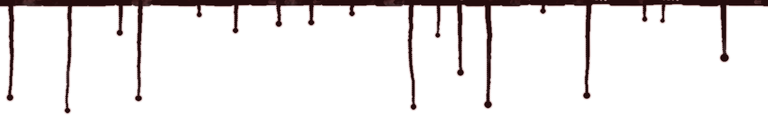
#> input picture game/assets/ui/panel_drip.png, 768 x 128 px, given in place of splatter.png, which was not available
$ python ui_menu_blood.py ../game/assets/ui/panel_drip.png
#> lines starting #> are read from the running program, lines starting #| are printed output that depends on the picture
#> in main, `sheet = Image.new("RGBA", SIZE, (0, 0, 0, 0))`: sheet: PIL image 1600x900 RGBA; every value is 0
"""Interior 0.31: the blood on the main screen, from the game's own realistic liquid graphics
(game/assets/horror_textures/liquid: splatter with drips, drag smear, pool; see licenses/HORROR_TEXTURES.md).

    python -I tools/ui_menu_blood.py [preview]

Writes game/assets/ui/menu_blood.png (1600 x 900, RGBA): a spatter with runs in the upper right, a smaller one low on
the right, a long drag along the bottom and a shorter one down the right edge, a pool running off the corner. Dried
and dark, thin enough to be drawn over the menu's street; the left third, where the title and the menu are, is clean.
(It replaces the drawn version tools/ui_assets.py makes; run this after that one.)
"""
import os
import sys

from PIL import Image, ImageEnhance

ROOT = os.path.abspath(os.path.join(os.path.dirname(os.path.abspath(__file__)), ".."))
SRC = os.path.join(ROOT, "game", "assets", "horror_textures", "liquid")
OUT = os.path.join(ROOT, "game", "assets", "ui", "menu_blood.png")
SIZE = (1600, 900)


def piece(name, width, turn=0.0, flip=False, strength=1.0, dark=0.6):
#> called with name = 'splatter.png', width = 660, turn = 8, flip = False, strength = 0.74, dark = 0.6
    im = Image.open(os.path.join(SRC, name)).convert("RGBA")
#> im is the input picture: PIL image 768x128 RGBA; mean R, G, B, A 7.2, 0.1, 0.3, 19.9
    if flip:
        im = im.transpose(Image.FLIP_LEFT_RIGHT)
    im = im.resize((width, int(im.height * width / im.width)), Image.LANCZOS)
#> im: PIL image 660x110 RGBA
    if turn:
        im = im.rotate(turn, resample=Image.BICUBIC, expand=True)
#> im: PIL image 670x202 RGBA
    r, g, b, a = im.split()
    rgb = ImageEnhance.Brightness(Image.merge("RGB", (r, g, b))).enhance(dark)
    rgb = ImageEnhance.Color(rgb).enhance(0.85)
    a = a.point(lambda v: int(v * strength))
    return Image.merge("RGBA", (*rgb.split(), a))


def stretch(im, sx, sy):
    return im.resize((int(im.width * sx), int(im.height * sy)), Image.LANCZOS)


def main():
    sheet = Image.new("RGBA", SIZE, (0, 0, 0, 0))

    def put(im, x, y):
#> called with x = 960, y = -150
        layer = Image.new("RGBA", SIZE, (0, 0, 0, 0))
        layer.paste(im, (int(x), int(y)))
        sheet.alpha_composite(layer)

    # The spatter in the upper right, its runs going down.
    put(piece("splatter.png", 660, turn=8, strength=0.74), 960, -150)
    # A smaller one low on the right, thrown the other way.
    put(piece("splatter.png", 380, turn=150, flip=True, strength=0.55), 1210, 470)
    # Something was dragged along the bottom, from the right toward the middle...
    put(stretch(piece("drag_smear.png", 760, turn=3, flip=True, strength=0.6), 1.5, 0.62), 470, 590)
#> call 3 of piece, with name = 'drag_smear.png', width = 760, turn = 3, flip = True, strength = 0.6, dark = 0.6
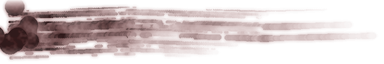
#> input picture game/assets/ui/smear.png, 384 x 64 px, given in place of drag_smear.png, which was not available
#> in piece, im is the input picture: PIL image 384x64 RGBA; mean R, G, B, A 49.7, 1.2, 1.7, 49.9
#> in piece (call 3), `rgb = ImageEnhance.Brightness(Image.merge("RGB", (r, g, b))).enhance(d..`:
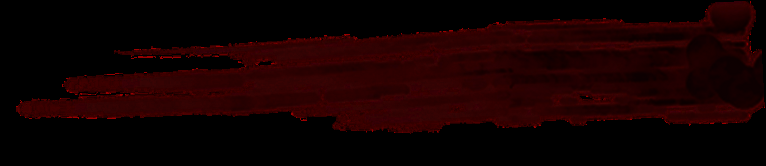
#> rgb: PIL image 766x166 RGB; mean R, G, B 21.1, 0.3, 0.5
#> in piece (call 3), `return Image.merge("RGBA", (*rgb.split(), a))`:
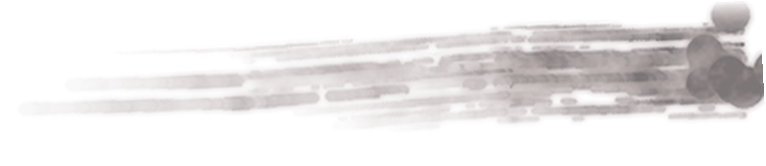
#> returned value: PIL image 766x166 RGBA; mean R, G, B, A 18.7, 1, 1.2, 22.2; transparent parts drawn white
#> in stretch, `return im.resize((int(im.width * sx), int(im.height * sy)), Image.LANC..`:
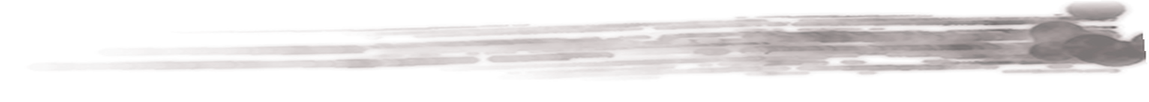
#> returned value: PIL image 1149x102 RGBA; mean R, G, B, A 18.2, 0.5, 0.6, 22.2; transparent parts drawn white
#> call 3 of put, with x = 470, y = 590
#> in put (call 3), `layer.paste(im, (int(x), int(y)))`:
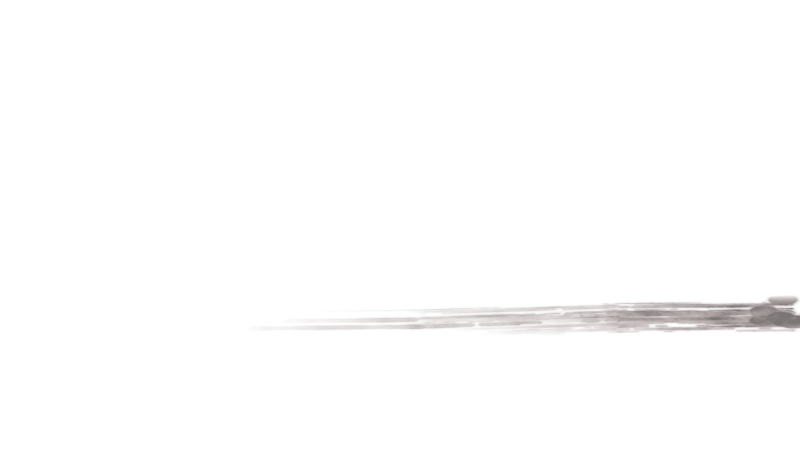
#> layer: PIL image 1600x900 RGBA (shown at 1/2 size); mean R, G, B, A 1.5, 0, 0, 1.8; transparent parts drawn white
    # ...and down the right edge.
    put(stretch(piece("drag_smear.png", 420, turn=-86, strength=0.42), 0.7, 1.15), 1310, 170)
#> call 4 of piece, with name = 'drag_smear.png', width = 420, turn = -86, flip = False, strength = 0.42, dark = 0.6
#> in piece (call 4), `im = im.rotate(turn, resample=Image.BICUBIC, expand=True)`:
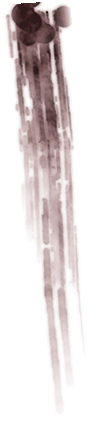
#> im: PIL image 100x424 RGBA; mean R, G, B, A 32.2, 0.7, 0.9, 34.4; transparent parts drawn white
#> in piece (call 4), `r, g, b, a = im.split()`:
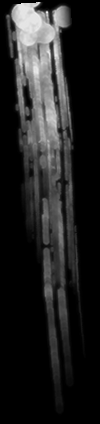
#> a: PIL image 100x424 L; min 0, max 240, mean 34.4
    # A pool, most of it off the corner.
    put(piece("pool.png", 520, turn=20, strength=0.62, dark=0.5), 1290, 690)
    # The left of the screen stays clean: fade everything out toward it.
    alpha = sheet.getchannel("A")
    ramp = Image.new("L", SIZE)
    px = ramp.load()
    for x in range(SIZE[0]):
        t = min(1.0, max(0.0, (x - 430.0) / 330.0))
        v = int(255 * t * t * (3.0 - 2.0 * t))
        for y in range(SIZE[1]):
            px[x, y] = v
    from PIL import ImageChops
    sheet.putalpha(ImageChops.multiply(alpha, ramp))
    sheet.save(OUT)
    print("menu_blood", sheet.size, os.path.getsize(OUT) // 1024, "KB")
#| menu_blood (1600, 900) 136 KB
    if "preview" in sys.argv:
        work = os.path.join(ROOT, "work", "v31", "ui")
        os.makedirs(work, exist_ok=True)
        back = Image.new("RGBA", SIZE, (34, 40, 50, 255))
        back.alpha_composite(sheet)
        back.convert("RGB").save(os.path.join(work, "menu_blood.jpg"), quality=86)


if __name__ == "__main__":
    main()
